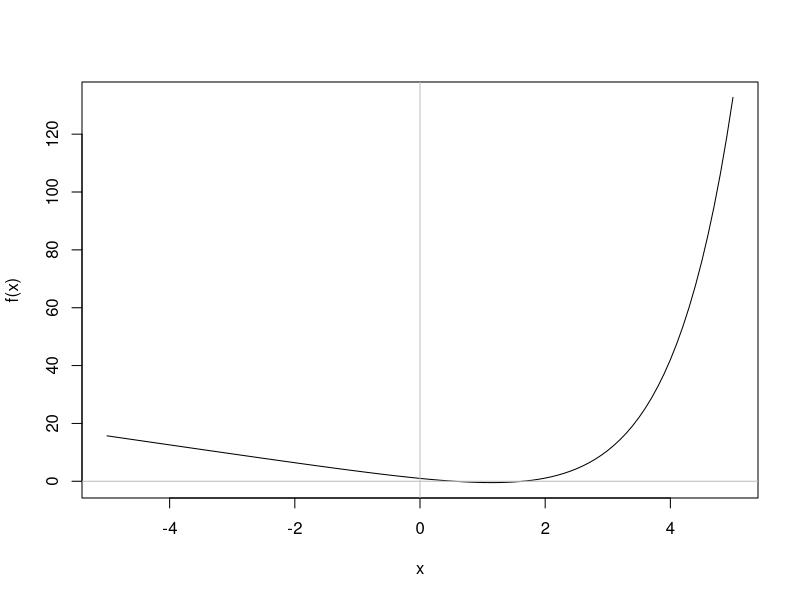
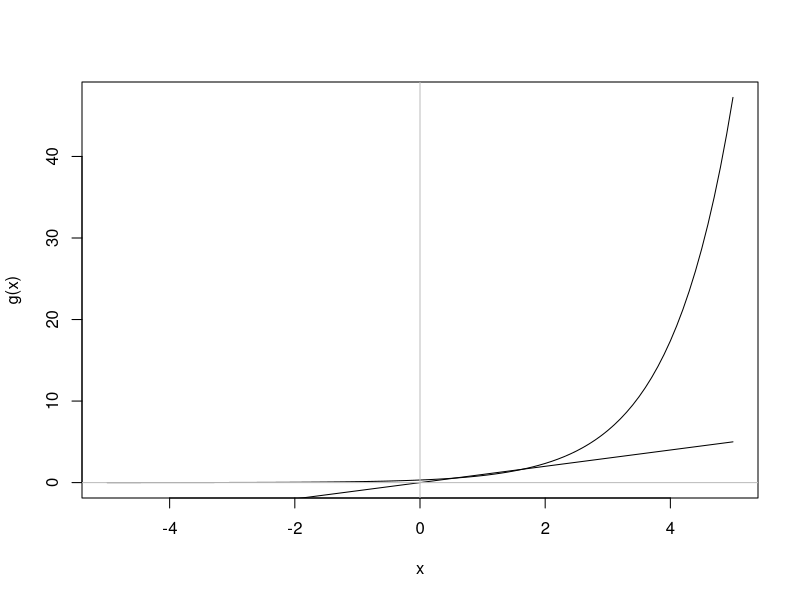
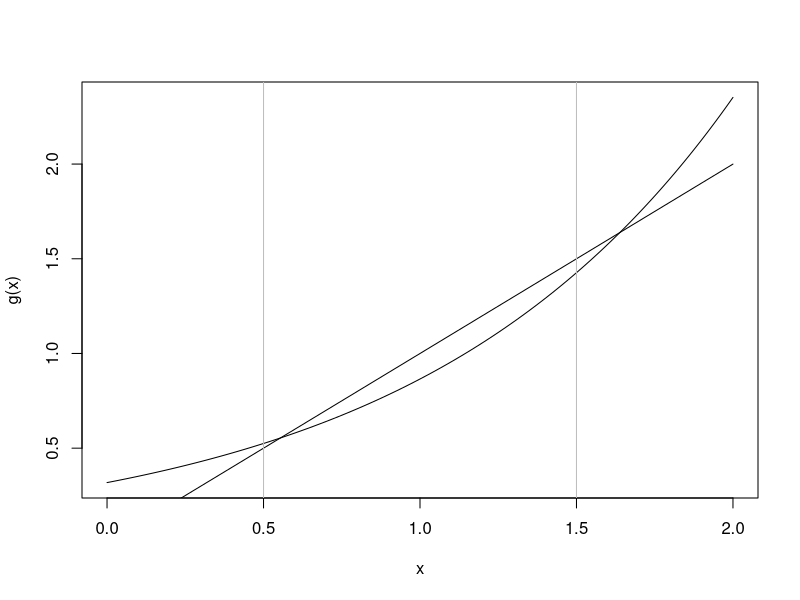
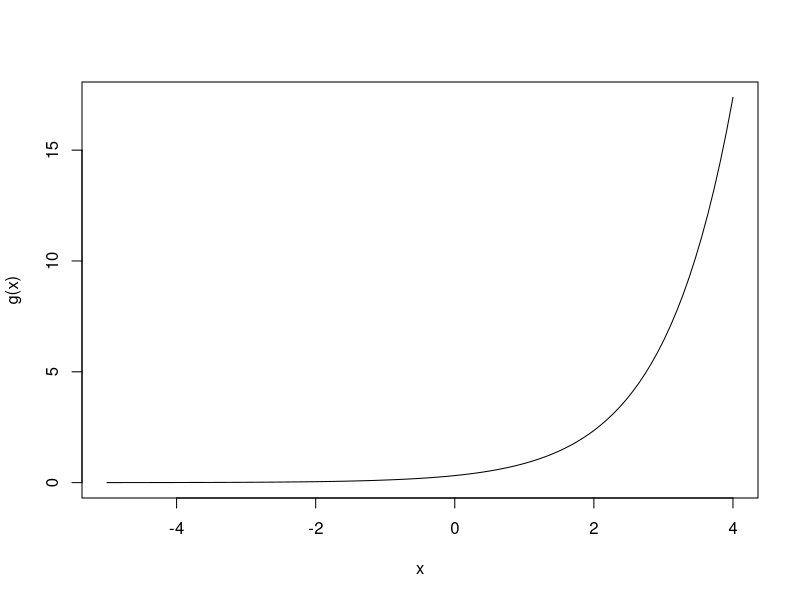
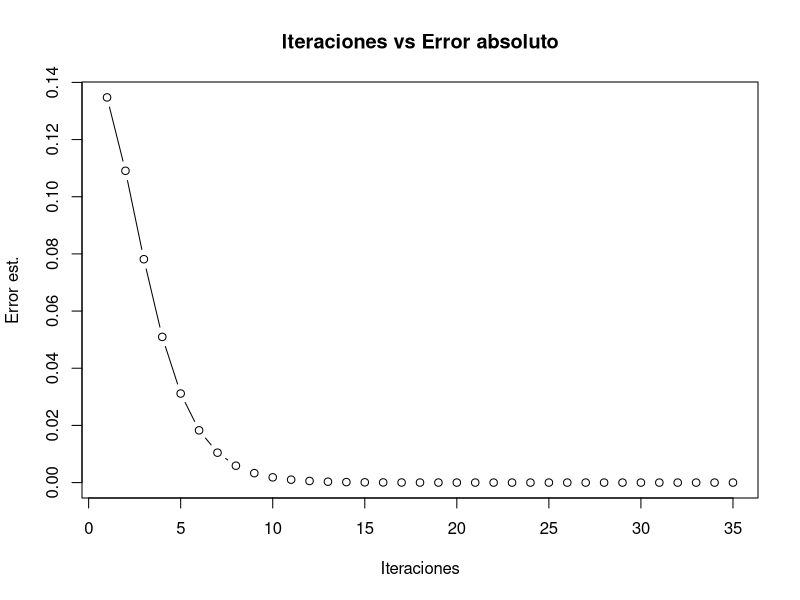
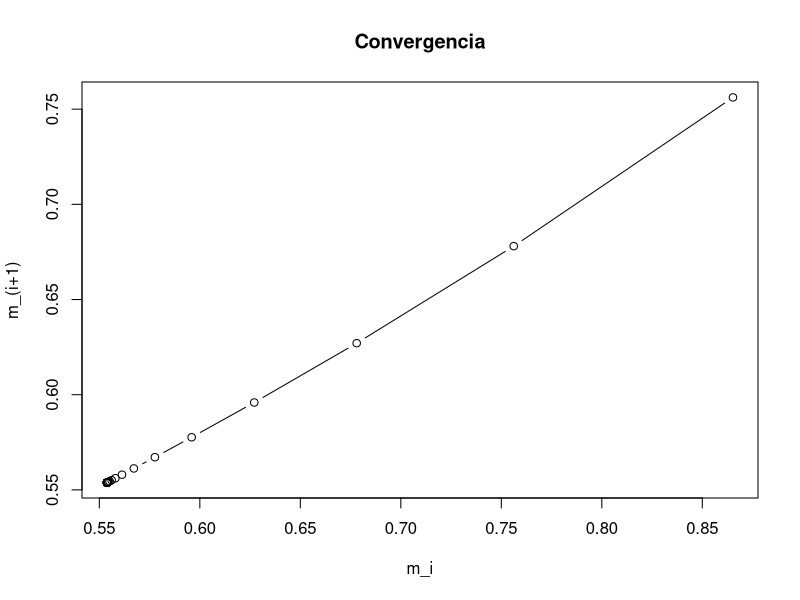
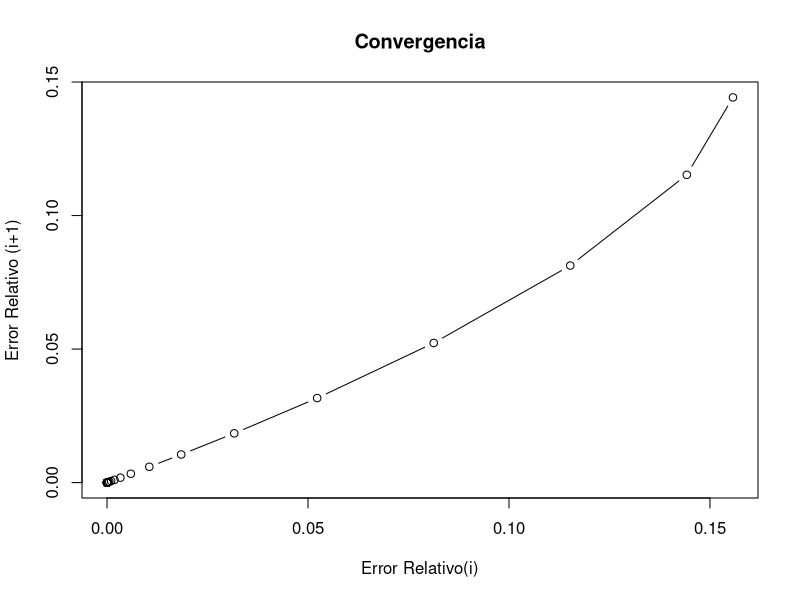
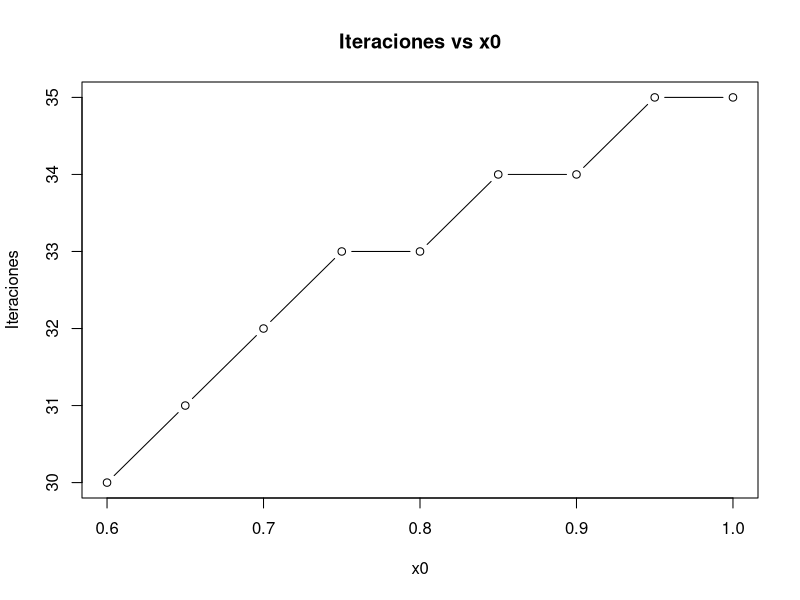

These charts were generated, in order, by the following R code:
## ---- chunk 1
#1e-9 = 0.000000001
puntofijo =function(g, x0, tol=1e-9, maxIteraciones=100){
  k = 1
  errorAbsoluto = c()
  errorRelativo = c()
  x = c()
    # iteración hasta que abs(x1 - x0) <= tol o se alcance maxIteraciones
    repeat{
    x1 = g(x0)
    dx = abs(x1 - x0)
    x0 = x1
    #Imprimir estado
    #cat("x_", k, "= ", x1, "\n")
    k = k+1
    x <- c(x,x1)
    errorAbsoluto <- c(errorAbsoluto,dx)
    errorRelativo <- c(errorRelativo,dx/(abs(x0)))
    #until
    if(dx< tol|| k > maxIteraciones) break;
  }
  # Mensaje de salida
  if( dx > tol ){
    cat("No hubo convergencia ")
    #return(NULL)
  } else{
    
    my_list <- list("resultado" = x1, 
                    "errorAbsoluto" = errorAbsoluto, 
                    "errorRelativo" = errorRelativo, 
                    "x" = x)
    
    return(my_list)
  }
}
## ---- chunk 2
f = function(x) (exp(1)^x)-(pi*x)
curve(f, -5, 5) #gráfico para decidir un intervalo
abline(h = 0, v = 0, col = "gray") 

## ---- chunk 3
g = function(x)  (exp(1)^x)/(pi)
y = function(x) x
curve(g, -5, 5)
curve(y, -5, 5, add=T) #gráfico para decidir un intervalo
abline(h = 0, v = 0, col = "gray")
## ---- chunk 4
g = function(x) (exp(1)^x)/(pi)
y = function(x) x
curve(g, 0, 2)
curve(y, 0, 2, add=T)
abline(v = 0.5, col = "gray")
abline(v = 1.5, col = "gray")
## ---- chunk 5
dg <- function(x) {}
body(dg) <- D(body(g), 'x')
curve(dg, -5, 4, ylab = "g(x)")

## ---- chunk 6
resultados<-puntofijo(g, 1, 1e-9)
tablaErrores <- data.frame(
  "iteraciones" = 1:length(resultados$errorAbsoluto),
  "x_n" = resultados$x,
  "errorAbsoluto" = resultados$errorAbsoluto,
  "errorRelactivo" = resultados$errorRelativo
)
print(tablaErrores)

## ---- chunk 7
cat("Resultado: iteraciones",length(resultados$errorAbsoluto),"\n")
cat("x = ",resultados$x[length(resultados$errorAbsoluto)],"\n")
cat("Error estimado <= ", resultados$errorRelativo[length(resultados$errorAbsoluto)],"\n")
## ---- chunk 8
plot(x = 1:length(resultados$x), y = resultados$errorAbsoluto, xlab = "Iteraciones",
     ylab = "Error est.", type="b", main = "Iteraciones vs Error absoluto")

## ---- chunk 9
m_i =  resultados$x[-length(resultados$x)]
m_i2 = resultados$x
m_i2 = m_i2[-1]
plot(x =m_i, y =m_i2, xlab = "m_i", ylab = "m_(i+1)", type="b",main = "Convergencia")

## ---- chunk 10
m_i = resultados$errorRelativo[-length(resultados$errorRelativo)]
m_i2 = resultados$errorRelativo
m_i2 = m_i2[-1]


plot(x =m_i, y = m_i2, xlab = "Error Relativo(i)",
     ylab = "Error Relativo (i+1)",
     main = "Convergencia", type = "b")
## ---- chunk 11
l=1
v = c() 
iteraciones = c()
while(l>=0.550) {
  v <- c(v,l)
  resultados<-puntofijo(g, l, 1e-9)
  
  tablaErrores <- data.frame(
    "iteraciones" = 1:length(resultados$errorAbsoluto),
    "x_n" = resultados$x,
    "errorAbsoluto" = resultados$errorAbsoluto,
    "errorRelactivo" = resultados$errorRelativo
  )
  iteraciones <- c(iteraciones,length(resultados$errorAbsoluto))
  l = l-0.050
  #print(tablaErrores)
}

plot(x =v, y =iteraciones, xlab = "x0", ylab = "Iteraciones", type="b",main = "Iteraciones vs x0")
## ---- chunk 12
l=0.1
v = c() 
iteraciones = c()
while(l<=0.550) {
  v <- c(v,l)
  resultados<-puntofijo(g, l, 1e-9)
  
  tablaErrores <- data.frame(
    "iteraciones" = 1:length(resultados$errorAbsoluto),
    "x_n" = resultados$x,
    "errorAbsoluto" = resultados$errorAbsoluto,
    "errorRelactivo" = resultados$errorRelativo
  )
  iteraciones <- c(iteraciones,length(resultados$errorAbsoluto))
  l = l+0.050
  #print(tablaErrores)
}

plot(x =v, y =iteraciones, xlab = "x0", ylab = "Iteraciones", type="b",main = "Iteraciones vs x0")
## ---- chunk 13
l=0.45
v = c() 
iteraciones = c()
while(l<=0.550) {
  v <- c(v,l)
  resultados<-puntofijo(g, l, 1e-9)
  
  tablaErrores <- data.frame(
    "iteraciones" = 1:length(resultados$errorAbsoluto),
    "x_n" = resultados$x,
    "errorAbsoluto" = resultados$errorAbsoluto,
    "errorRelactivo" = resultados$errorRelativo
  )
  iteraciones <- c(iteraciones,length(resultados$errorAbsoluto))
  l = l+0.005
  #print(tablaErrores)
}
plot(x =v, y =iteraciones, xlab = "x_0", ylab = "Iteraciones", 
     type="b",main = "Iteraciones vs x_0")
## ---- chunk 14
f = function(x) (x^2)-1-x
curve(f, -5, 5) #gráfico para decidir un intervalo
abline(h = 0, v = 0, col = "gray") 

## ---- chunk 15
g = function(x) (x^2)-1
y = function(x) x
curve(g, -5, 5)
curve(y, -5, 5, add=T) #gráfico para decidir un intervalo
abline(h = 0, v = 0, col = "gray")
## ---- chunk 16
g = function(x) (x^2)-1
y = function(x) x
curve(g, 0, 2)
curve(y, 0, 2, add=T)
abline(v = 0.5, col = "gray")
abline(v = 1.5, col = "gray")
## ---- chunk 17
dg <- function(x) {}
body(dg) <- D(body(g), 'x')
curve(dg, -5, 4, ylab = "g(x)")

## ---- chunk 18
resultados<-puntofijo(g, 1.5, 1e-9)
